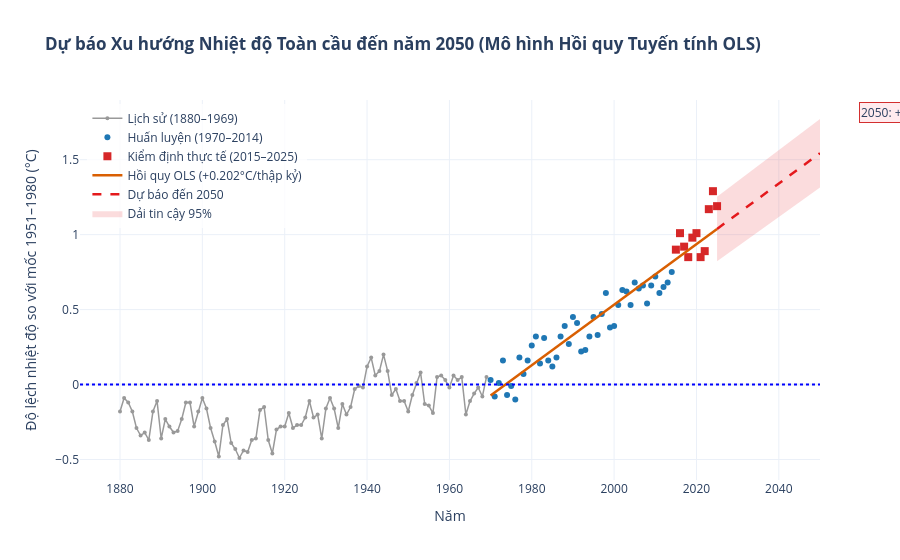

Notebook source saved alongside this figure:
### Markdown cell above
#### 6. Mô hình Hồi quy Tuyến tính (Linear Regression) & Dự báo Xu hướng đến năm 2050
Theo yêu cầu của Barem chấm điểm đồ án (Mục 3: Phân tích Insight & Dự báo) và tài liệu đặc tả dự án:
- Áp dụng thuật toán **Hồi quy Tuyến tính (OLS)**: $\text{temperature\_anomaly} = \alpha + \beta \times \text{year}$.
- Giai đoạn phân tích trọng tâm: **1970 – 2025** (thời kỳ hiện đại có gia tốc ấm lên mạnh mẽ).
- Phân chia Train / Test: **Train (1970–2014)** và **Test (2015–2025)** để kiểm định ngoài mẫu.
- Đánh giá mô hình bằng các chỉ số khoa học: $R^2$ (Hệ số xác định), **MAE** (Sai số tuyệt đối trung bình), **RMSE** (Căn bậc hai sai số toàn phương trung bình), và **Độ dốc (Slope)** (°C/thập kỷ).
- Dự báo ngoại suy xu hướng đến **năm 2050** kèm **Dải tin cậy 95% (Prediction Interval Band)**.
- Xuất biểu đồ tĩnh (`06_du_bao_hoi_quy_tuyen_tinh.png`) và biểu đồ Plotly tương tác (`06_du_bao_hoi_quy_tuyen_tinh.html`).

### Code cell
# 1. Chuẩn bị dữ liệu mô hình hồi quy tuyến tính
df_mod = df_nasa_final[df_nasa_final['year'] >= 1970].copy()
train = df_mod[df_mod['year'] <= 2014]
test = df_mod[df_mod['year'] >= 2015]

# 2. Huấn luyện mô hình trên tập Train (1970–2014)
lr_train = LinearRegression()
lr_train.fit(train[['year']], train['temperature_anomaly'])
test_pred = lr_train.predict(test[['year']])
test_mae = mean_absolute_error(test['temperature_anomaly'], test_pred)
test_rmse = np.sqrt(mean_squared_error(test['temperature_anomaly'], test_pred))

# 3. Huấn luyện mô hình trên toàn chuỗi hiện đại (1970–2025)
lr_full = LinearRegression()
lr_full.fit(df_mod[['year']], df_mod['temperature_anomaly'])
full_pred = lr_full.predict(df_mod[['year']])
full_r2 = r2_score(df_mod['temperature_anomaly'], full_pred)
full_mae = mean_absolute_error(df_mod['temperature_anomaly'], full_pred)
full_rmse = np.sqrt(mean_squared_error(df_mod['temperature_anomaly'], full_pred))
slope_decade = lr_full.coef_[0] * 10

# 4. Ngoại suy dự báo xu hướng đến năm 2050
future_years = np.arange(2025, 2051)
future_df = pd.DataFrame({'year': future_years})
future_pred = lr_full.predict(future_df)

# Tính dải tin cậy 95% (Prediction Interval)
residuals = df_mod['temperature_anomaly'] - full_pred
dof = len(df_mod) - 2
s_err = np.sqrt(np.sum(residuals**2) / dof)
x_mean = df_mod['year'].mean()
ss_x = np.sum((df_mod['year'] - x_mean)**2)
pi = 1.96 * s_err * np.sqrt(1 + 1 / len(df_mod) + (future_years - x_mean)**2 / ss_x)
upper_pi = future_pred + pi
lower_pi = future_pred - pi

# --- VẼ BIỂU ĐỒ TĨNH MATPLOTLIB ---
plt.figure(figsize=(12, 6))
pre = df_nasa_final[df_nasa_final['year'] < 1970]
plt.plot(pre['year'], pre['temperature_anomaly'], color='#999999', alpha=0.6, label='Lịch sử (1880–1969)')
plt.scatter(train['year'], train['temperature_anomaly'], color='#1f77b4', s=25, alpha=0.8, label='Huấn luyện (1970–2014)')
plt.scatter(test['year'], test['temperature_anomaly'], color='#d62728', s=35, marker='s', label='Kiểm định thực tế (2015–2025)')
plt.plot(df_mod['year'], full_pred, color='#d95f02', linewidth=2.5, label=f'Đường hồi quy OLS (+{slope_decade:.3f}°C/thập kỷ)')
plt.plot(future_years, future_pred, color='#e41a1c', linestyle='--', linewidth=2.5, label='Dự báo xu hướng đến 2050')
plt.fill_between(future_years, lower_pi, upper_pi, color='#e41a1c', alpha=0.15, label='Dải tin cậy 95%')
plt.axhline(0, color='blue', linestyle=':', linewidth=1, label='Baseline 1951–1980 (0°C)')

plt.title('Dự báo Xu hướng Nhiệt độ Toàn cầu đến năm 2050 (Mô hình Hồi quy Tuyến tính OLS)', fontsize=13, fontweight='bold')
plt.xlabel('Năm', fontsize=11)
plt.ylabel('Độ lệch nhiệt độ so với mốc 1951–1980 (°C)', fontsize=11)

metrics_text = (
    f'Chỉ số Đánh giá Mô hình (1970–2025):\n'
    f'• R² = {full_r2:.4f}\n'
    f'• MAE = {full_mae:.4f}°C\n'
    f'• RMSE = {full_rmse:.4f}°C\n'
    f'• Tốc độ tăng: +{slope_decade:.3f}°C / thập kỷ\n'
    f'• Kiểm định Test (2015–2025):\n'
    f'  RMSE = {test_rmse:.4f}°C | MAE = {test_mae:.4f}°C\n'
    f'• Dự báo 2050: +{future_pred[-1]:.2f}°C (CI: [{lower_pi[-1]:.2f}, {upper_pi[-1]:.2f}]°C)'
)
plt.gca().text(
    0.02, 0.95, metrics_text, transform=plt.gca().transAxes, fontsize=9.5,
    verticalalignment='top',
    bbox=dict(boxstyle='round,pad=0.5', facecolor='#f8f9fa', edgecolor='#cccccc', alpha=0.9)
)
plt.legend(loc='lower right', framealpha=0.9)
plt.grid(True, linestyle='--', alpha=0.4)
plt.tight_layout()
plt.savefig('../../eda/duc/bieu_do_tinh/06_du_bao_hoi_quy_tuyen_tinh.png', dpi=300)
plt.show()

# --- VẼ BIỂU ĐỒ TƯƠNG TÁC PLOTLY ---
fig_reg = go.Figure()
fig_reg.add_trace(go.Scatter(
    x=pre['year'], y=pre['temperature_anomaly'],
    mode='lines+markers', name='Lịch sử (1880–1969)',
    line=dict(color='#999999', width=1.5), marker=dict(size=4, color='#999999'),
    hovertemplate='Năm %{x}: %{y:.3f}°C<extra></extra>'
))
fig_reg.add_trace(go.Scatter(
    x=train['year'], y=train['temperature_anomaly'],
    mode='markers', name='Huấn luyện (1970–2014)',
    marker=dict(size=6, color='#1f77b4'),
    hovertemplate='Năm %{x}: %{y:.3f}°C (Train)<extra></extra>'
))
fig_reg.add_trace(go.Scatter(
    x=test['year'], y=test['temperature_anomaly'],
    mode='markers', name='Kiểm định thực tế (2015–2025)',
    marker=dict(size=8, symbol='square', color='#d62728'),
    hovertemplate='Năm %{x}: %{y:.3f}°C (Test)<extra></extra>'
))
fig_reg.add_trace(go.Scatter(
    x=df_mod['year'], y=full_pred,
    mode='lines', name=f'Hồi quy OLS (+{slope_decade:.3f}°C/thập kỷ)',
    line=dict(color='#d95f02', width=2.5), 
    hovertemplate='Hồi quy %{x}: %{y:.3f}°C<extra></extra>'
))
fig_reg.add_trace(go.Scatter(
    x=future_years, y=future_pred,
    mode='lines', name='Dự báo đến 2050',
    line=dict(color='#e41a1c', width=2.5, dash='dash'),
    hovertemplate='Dự báo %{x}: %{y:.3f}°C<extra></extra>'
))
fig_reg.add_trace(go.Scatter(
    x=np.concatenate([future_years, future_years[::-1]]),
    y=np.concatenate([upper_pi, lower_pi[::-1]]),
    fill='toself', fillcolor='rgba(228, 26, 28, 0.15)',
    line=dict(color='rgba(255,255,255,0)'),
    hoverinfo='skip', showlegend=True, name='Dải tin cậy 95%'
))
fig_reg.add_hline(y=0, line_dash='dot', line_color='blue', annotation_text='Baseline 1951–1980 (0°C)')

fig_reg.update_layout(
    title='<b>Dự báo Xu hướng Nhiệt độ Toàn cầu đến năm 2050 (Mô hình Hồi quy Tuyến tính OLS)</b>',
    xaxis_title='Năm',
    yaxis_title='Độ lệch nhiệt độ so với mốc 1951–1980 (°C)',
    template='plotly_white',
    hovermode='x unified',
    legend=dict(yanchor='top', y=0.99, xanchor='left', x=0.01, bgcolor='rgba(255,255,255,0.8)'),
    annotations=[dict(
        x=2050, y=future_pred[-1],
        text=f'2050: +{future_pred[-1]:.2f}°C',
        showarrow=True, arrowhead=2, ax=-40, ay=-30,
        bgcolor='#ffebee', bordercolor='#d32f2f'
    )]
)
fig_reg.write_html('../../eda/duc/bieu_do_tuong_tac/06_du_bao_hoi_quy_tuyen_tinh.html')
fig_reg.show()

### Figure 1 — Plotly figure (JSON) as saved in the notebook; plotly's stock layout.template omitted (floating-point values rounded to 4 significant figures)
{"data": [{"hovertemplate": "Năm %{x}: %{y:.3f}°C<extra></extra>", "line": {"color": "#999999", "width": 1.5}, "marker": {"color": "#999999", "size": 4}, "mode": "lines+markers", "name": "Lịch sử (1880–1969)", "type": "scatter", "x": [1880, 1881, 1882, 1883, 1884, 1885, 1886, 1887, 1888, 1889, 1890, 1891, 1892, 1893, 1894, 1895, 1896, 1897, 1898, 1899, 1900, 1901, 1902, 1903, 1904, 1905, 1906, 1907, 1908, 1909, 1910, 1911, 1912, 1913, 1914, 1915, 1916, 1917, 1918, 1919, 1920, 1921, 1922, 1923, 1924, 1925, 1926, 1927, 1928, 1929, 1930, 1931, 1932, 1933, 1934, 1935, 1936, 1937, 1938, 1939, 1940, 1941, 1942, 1943, 1944, 1945, 1946, 1947, 1948, 1949, 1950, 1951, 1952, 1953, 1954, 1955, 1956, 1957, 1958, 1959, 1960, 1961, 1962, 1963, 1964, 1965, 1966, 1967, 1968, 1969], "y": [-0.18, -0.09, -0.12, -0.18, -0.29, -0.34, -0.32, -0.37, -0.18, -0.11, -0.36, -0.23, -0.28, -0.32, -0.31, -0.23, -0.12, -0.12, -0.28, -0.18, -0.09, -0.16, -0.29, -0.38, -0.48, -0.27, -0.23, -0.39, -0.43, -0.49, -0.44, -0.45, -0.37, -0.36, -0.17, -0.15, -0.37, -0.46, -0.3, -0.28, -0.28, -0.19, -0.29, -0.27, -0.27, -0.22, -0.11, -0.22, -0.2, -0.36, -0.16, -0.09, -0.16, -0.29, -0.13, -0.2, -0.15, -0.03, -0.01, -0.02, 0.12, 0.18, 0.06, 0.09, 0.2, 0.09, -0.07, -0.03, -0.11, -0.11, -0.18, -0.07, 0.01, 0.08, -0.13, -0.14, -0.19, 0.05, 0.06, 0.03, -0.02, 0.06, 0.03, 0.05, -0.2, -0.11, -0.06, -0.02, -0.08, 0.05]}, {"hovertemplate": "Năm %{x}: %{y:.3f}°C (Train)<extra></extra>", "marker": {"color": "#1f77b4", "size": 6}, "mode": "markers", "name": "Huấn luyện (1970–2014)", "type": "scatter", "x": [1970, 1971, 1972, 1973, 1974, 1975, 1976, 1977, 1978, 1979, 1980, 1981, 1982, 1983, 1984, 1985, 1986, 1987, 1988, 1989, 1990, 1991, 1992, 1993, 1994, 1995, 1996, 1997, 1998, 1999, 2000, 2001, 2002, 2003, 2004, 2005, 2006, 2007, 2008, 2009, 2010, 2011, 2012, 2013, 2014], "y": [0.03, -0.08, 0.01, 0.16, -0.07, -0.01, -0.1, 0.18, 0.07, 0.16, 0.26, 0.32, 0.14, 0.31, 0.16, 0.12, 0.18, 0.32, 0.39, 0.27, 0.45, 0.41, 0.22, 0.23, 0.32, 0.45, 0.33, 0.47, 0.61, 0.38, 0.39, 0.53, 0.63, 0.62, 0.53, 0.68, 0.64, 0.66, 0.54, 0.66, 0.72, 0.61, 0.65, 0.68, 0.75]}, {"hovertemplate": "Năm %{x}: %{y:.3f}°C (Test)<extra></extra>", "marker": {"color": "#d62728", "size": 8, "symbol": "square"}, "mode": "markers", "name": "Kiểm định thực tế (2015–2025)", "type": "scatter", "x": [2015, 2016, 2017, 2018, 2019, 2020, 2021, 2022, 2023, 2024, 2025], "y": [0.9, 1.01, 0.92, 0.85, 0.98, 1.01, 0.85, 0.89, 1.17, 1.29, 1.19]}, {"hovertemplate": "Hồi quy %{x}: %{y:.3f}°C<extra></extra>", "line": {"color": "#d95f02", "width": 2.5}, "mode": "lines", "name": "Hồi quy OLS (+0.202°C/thập kỷ)", "type": "scatter", "x": [1970, 1971, 1972, 1973, 1974, 1975, 1976, 1977, 1978, 1979, 1980, 1981, 1982, 1983, 1984, 1985, 1986, 1987, 1988, 1989, 1990, 1991, 1992, 1993, 1994, 1995, 1996, 1997, 1998, 1999, 2000, 2001, 2002, 2003, 2004, 2005, 2006, 2007, 2008, 2009, 2010, 2011, 2012, 2013, 2014, 2015, 2016, 2017, 2018, 2019, 2020, 2021, 2022, 2023, 2024, 2025], "y": [-0.07248, -0.05229, -0.03209, -0.0119, 0.008295, 0.02849, 0.04868, 0.06888, 0.08907, 0.1093, 0.1295, 0.1497, 0.1698, 0.19, 0.2102, 0.2304, 0.2506, 0.2708, 0.291, 0.3112, 0.3314, 0.3516, 0.3718, 0.392, 0.4122, 0.4324, 0.4526, 0.4728, 0.493, 0.5131, 0.5333, 0.5535, 0.5737, 0.5939, 0.6141, 0.6343, 0.6545, 0.6747, 0.6949, 0.7151, 0.7353, 0.7555, 0.7757, 0.7959, 0.8161, 0.8363, 0.8564, 0.8766, 0.8968, 0.917, 0.9372, 0.9574, 0.9776, 0.9978, 1.018, 1.038]}, {"hovertemplate": "Dự báo %{x}: %{y:.3f}°C<extra></extra>", "line": {"color": "#e41a1c", "dash": "dash", "width": 2.5}, "mode": "lines", "name": "Dự báo đến 2050", "type": "scatter", "x": [2025, 2026, 2027, 2028, 2029, 2030, 2031, 2032, 2033, 2034, 2035, 2036, 2037, 2038, 2039, 2040, 2041, 2042, 2043, 2044, 2045, 2046, 2047, 2048, 2049, 2050], "y": [1.038, 1.058, 1.079, 1.099, 1.119, 1.139, 1.159, 1.18, 1.2, 1.22, 1.24, 1.26, 1.281, 1.301, 1.321, 1.341, 1.361, 1.381, 1.402, 1.422, 1.442, 1.462, 1.482, 1.503, 1.523, 1.543]}, {"fill": "toself", "fillcolor": "rgba(228, 26, 28, 0.15)", "hoverinfo": "skip", "line": {"color": "rgba(255,255,255,0)"}, "name": "Dải tin cậy 95%", "showlegend": true, "type": "scatter", "x": [2025, 2026, 2027, 2028, 2029, 2030, 2031, 2032, 2033, 2034, 2035, 2036, 2037, 2038, 2039, 2040, 2041, 2042, 2043, 2044, 2045, 2046, 2047, 2048, 2049, 2050, 2050, 2049, 2048, 2047, 2046, 2045, 2044, 2043, 2042, 2041, 2040, 2039, 2038, 2037, 2036, 2035, 2034, 2033, 2032, 2031, 2030, 2029, 2028, 2027, 2026, 2025], "y": [1.253, 1.274, 1.294, 1.315, 1.336, 1.356, 1.377, 1.398, 1.418, 1.439, 1.46, 1.48, 1.501, 1.522, 1.543, 1.563, 1.584, 1.605, 1.626, 1.646, 1.667, 1.688, 1.709, 1.73, 1.751, 1.771, 1.315, 1.295, 1.276, 1.256, 1.236, 1.217, 1.197, 1.178, 1.158, 1.139, 1.119, 1.099, 1.08, 1.06, 1.04, 1.021, 1.001, 0.9812, 0.9615, 0.9418, 0.922, 0.9023, 0.8825, 0.8627, 0.8429, 0.8231]}], "layout": {"annotations": [{"arrowhead": 2, "ax": -40, "ay": -30, "bgcolor": "#ffebee", "bordercolor": "#d32f2f", "showarrow": true, "text": "2050: +1.54°C", "x": 2050, "xanchor": "right", "xref": "x domain", "y": 1.543, "yanchor": "bottom", "yref": "y"}], "hovermode": "x unified", "legend": {"bgcolor": "rgba(255,255,255,0.8)", "x": 0.01, "xanchor": "left", "y": 0.99, "yanchor": "top"}, "shapes": [{"line": {"color": "blue", "dash": "dot"}, "type": "line", "x0": 0, "x1": 1, "xref": "x domain", "y0": 0, "y1": 0, "yref": "y"}], "title": {"text": "<b>Dự báo Xu hướng Nhiệt độ Toàn cầu đến năm 2050 (Mô hình Hồi quy Tuyến tính OLS)</b>"}, "xaxis": {"title": {"text": "Năm"}}, "yaxis": {"title": {"text": "Độ lệch nhiệt độ so với mốc 1951–1980 (°C)"}}}}
